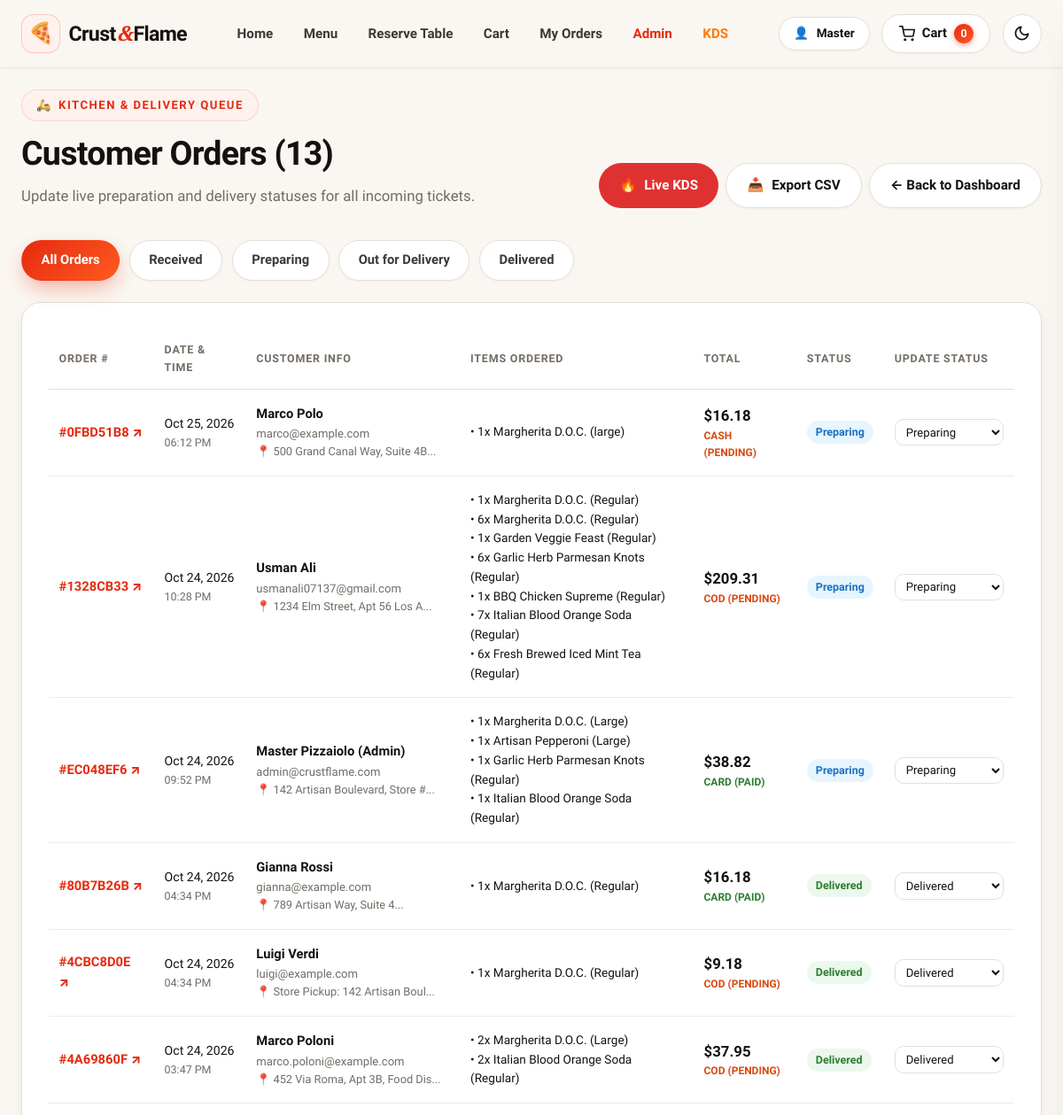
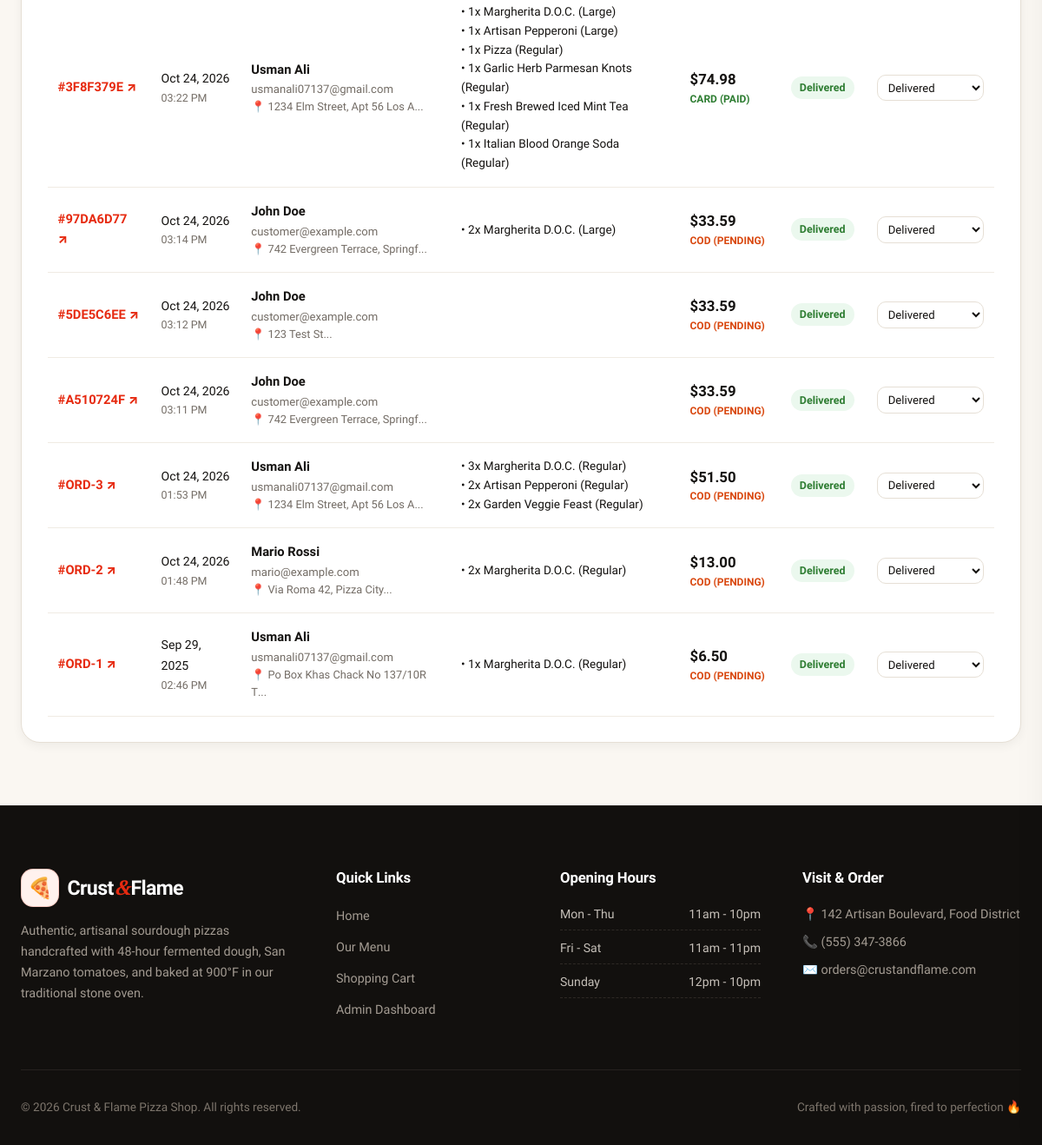
Page /admin/orders (signed in) on the committed database (2 pictures, top to bottom).
### app/models/user.py (models this page shows, shortened)
class User(Base):
    __tablename__ = "users"
    id = Column(Integer, primary_key=True, index=True)
    email = Column(String(120), unique=True, index=True, nullable=False)
    hashed_password = Column(String(255), nullable=False)
    full_name = Column(String(100), nullable=False)
    phone = Column(String(30), nullable=True)
    address = Column(String(255), nullable=True)
    role = Column(String(20), default="customer", nullable=False)  # 'customer', 'staff', 'admin'
    loyalty_points = Column(Integer, default=100, nullable=False)
    is_active = Column(Boolean, default=True, nullable=False)
    created_at = Column(DateTime, default=datetime.utcnow)
    orders = relationship("Order", back_populates="user", cascade="all, delete-orphan")
    reviews = relationship("Review", back_populates="user", cascade="all, delete-orphan")
    reservations = relationship("Reservation", back_populates="user", cascade="all, delete-orphan")

### app/models/order.py (models this page shows, shortened)
class Order(Base):
    __tablename__ = "orders"
    id = Column(Integer, primary_key=True, index=True)
    order_number = Column(String(36), unique=True, index=True, default=lambda: str(uuid.uuid4())[:8].upper())
    user_id = Column(Integer, ForeignKey("users.id", ondelete="SET NULL"), nullable=True)
    customer_name = Column(String(100), nullable=False)
    customer_email = Column(String(100), nullable=False)
    customer_phone = Column(String(30), nullable=True)
    address = Column(Text, nullable=False)
    delivery_notes = Column(Text, nullable=True)
    subtotal = Column(Float, default=0.0)
    tax = Column(Float, default=0.0)
    delivery_fee = Column(Float, default=0.0)
    discount = Column(Float, default=0.0)
    tip_amount = Column(Float, default=0.0)
    total = Column(Float, default=0.0)
    coupon_code = Column(String(50), nullable=True)
    points_earned = Column(Integer, default=0)
    points_redeemed = Column(Integer, default=0)
    order_type = Column(String(20), default="delivery")  # 'delivery' or 'pickup'
    scheduled_time = Column(String(50), nullable=True)  # 'ASAP' or 'Today at 7:30 PM'
    driver_name = Column(String(50), default="Marco Rossi")
    driver_phone = Column(String(30), default="+1 (555) 234-8901")
    driver_vehicle = Column(String(50), default="Red Piaggio Vespa (FL-902)")
    payment_method = Column(String(30), default="cod")  # 'cod', 'card', 'online'
    payment_status = Column(String(30), default="pending")  # 'pending', 'paid', 'refunded'
    status = Column(String(50), default="Received")  # 'Received', 'Preparing', 'Out for Delivery', 'Delivered', 'Cancelled'
    created_at = Column(DateTime, default=datetime.utcnow)
    updated_at = Column(DateTime, default=datetime.utcnow, onupdate=datetime.utcnow)
    user = relationship("User", back_populates="orders")
    items = relationship("OrderItem", back_populates="order", cascade="all, delete-orphan")

class OrderItem(Base):
    __tablename__ = "order_items"
    id = Column(Integer, primary_key=True, index=True)
    order_id = Column(Integer, ForeignKey("orders.id", ondelete="CASCADE"), nullable=False)
    menu_item_id = Column(Integer, ForeignKey("menu_items.id"), nullable=True)
    pizza_id = Column(Integer, nullable=True)  # legacy column support
    crust_id = Column(Integer, ForeignKey("crusts.id"), nullable=True)
    size = Column(String(20), default="Regular")  # Small, Medium, Large, Regular
    quantity = Column(Integer, default=1)
    price = Column(Float, nullable=False, default=0.0)  # legacy column & price
    unit_price = Column(Float, nullable=True, default=0.0)
    line_total = Column(Float, default=0.0)
    special_instructions = Column(String(200), nullable=True)
    split_mode = Column(String(20), default="whole")  # 'whole' or 'half_half'
    sauce = Column(String(50), default="San Marzano Tomato")
    cheese_style = Column(String(50), default="Fior di Latte")
    half_left_details = Column(Text, nullable=True)
    half_right_details = Column(Text, nullable=True)
    order = relationship("Order", back_populates="items")
    menu_item = relationship("MenuItem", foreign_keys=[menu_item_id], back_populates="order_items")
    crust = relationship("Crust")
    toppings = relationship("OrderItemTopping", back_populates="order_item", cascade="all, delete-orphan")

### app/models/menu.py (models this page shows, shortened)
class MenuItem(Base):
    __tablename__ = "menu_items"
    id = Column(Integer, primary_key=True, index=True)
    name = Column(String(100), unique=True, nullable=False)
    slug = Column(String(100), unique=True, index=True, nullable=False)
    description = Column(Text, default="")
    base_price = Column(Float, nullable=False)
    category_id = Column(Integer, ForeignKey("categories.id"), nullable=False)
    image_filename = Column(String(255), default="default_pizza.jpeg")
    is_vegetarian = Column(Boolean, default=False)
    is_spicy = Column(Boolean, default=False)
    is_featured = Column(Boolean, default=False)
    is_available = Column(Boolean, default=True)
    created_at = Column(DateTime, default=datetime.utcnow)
    category = relationship("Category", back_populates="items")
    order_items = relationship("OrderItem", back_populates="menu_item")
    reviews = relationship("Review", back_populates="menu_item", cascade="all, delete-orphan")

### app/routers/admin.py (the view)
@router.get("/orders", response_class=HTMLResponse)
def admin_orders(
    request: Request,
    status_filter: Optional[str] = None,
    current_user: User = Depends(require_role(["admin", "staff"])),
    db: Session = Depends(get_db)
):
    query = db.query(Order)
    if status_filter and status_filter != "all":
        query = query.filter(Order.status == status_filter)
    orders = query.order_by(Order.created_at.desc()).all()
    return templates.TemplateResponse(
        "admin/orders.html",
        {
            "request": request,
            "user": current_user,
            "orders": orders,
            "current_filter": status_filter or "all"
        }
    )

### app/templates/admin/orders.html (shortened to what this page needs)
{% extends "base.html" %}
{% block content %}
<div class="admin-header">
  <div>
    <div class="section-tag">
      <span>🛵</span> Kitchen & Delivery Queue
    </div>
    <h1 class="section-title">Customer Orders ({{ orders|length }})</h1>
    <p class="section-subtitle">
      Update live preparation and delivery statuses for all incoming tickets.
    </p>
  </div>
  <div style="display: flex; gap: 0.5rem; flex-wrap: wrap;">
    <a href="/admin/kds" target="_blank" class="btn btn-dark" style="background: #E03131; color: #fff;">
      <span>🔥</span> Live KDS
    </a>
    <a href="/admin/orders/export-csv" class="btn btn-secondary">
      <span>📥</span> Export CSV
    </a>
    <a href="/admin" class="btn btn-secondary">&larr; Back to Dashboard</a>
  </div>
</div>
<div class="menu-filter-bar" style="justify-content: flex-start; margin-bottom: 1.5rem;">
  <a href="/admin/orders" class="filter-btn {{ 'active' if current_filter == 'all' else '' }}">All Orders</a>
  <a href="/admin/orders?status_filter=Received" class="filter-btn {{ 'active' if current_filter == 'Received' else '' }}">Received</a>
  <a href="/admin/orders?status_filter=Preparing" class="filter-btn {{ 'active' if current_filter == 'Preparing' else '' }}">Preparing</a>
  <a href="/admin/orders?status_filter=Out+for+Delivery" class="filter-btn {{ 'active' if current_filter == 'Out for Delivery' else '' }}">Out for Delivery</a>
  <a href="/admin/orders?status_filter=Delivered" class="filter-btn {{ 'active' if current_filter == 'Delivered' else '' }}">Delivered</a>
</div>
<div class="admin-card">
  <div class="table-responsive">
    <table class="admin-table">
      <thead>
        <tr>
          <th>Order #</th>
          <th>Date & Time</th>
          <th>Customer Info</th>
          <th>Items Ordered</th>
          <th>Total</th>
          <th>Status</th>
          <th>Update Status</th>
        </tr>
      </thead>
      <tbody>
        {% for ord in orders %}
          <tr>
            <td>
              <a href="/orders/{{ ord.id }}" target="_blank" style="font-weight: 800; color: var(--primary);">
                #{{ ord.order_number or ord.id }} &nearr;
              </a>
            </td>
            <td>
              <span style="font-size: 0.88rem;">{{ ord.created_at.strftime('%b %d, %Y') }}</span>
              <div style="font-size: 0.78rem; color: var(--text-muted);">{{ ord.created_at.strftime('%I:%M %p') }}</div>
            </td>
            <td>
              <strong>{{ ord.customer_name }}</strong>
              <div style="font-size: 0.82rem; color: var(--text-muted);">{{ ord.customer_email }}</div>
              <div style="font-size: 0.8rem; color: var(--text-muted);">📍 {{ ord.address[:30] }}...</div>
            </td>
            <td>
              <div style="font-size: 0.85rem; max-width: 250px;">
                {% for it in ord.items %}
                  <div>&bull; {{ it.quantity }}x {{ it.menu_item.name if it.menu_item else 'Pizza' }} ({{ it.size }})</div>
                {% endfor %}
              </div>
            </td>
            <td>
              <strong style="font-size: 1.05rem;">${{ '%.2f'|format(ord.total) }}</strong>
              <div style="font-size: 0.75rem; text-transform: uppercase; font-weight: 700; color: {{ 'var(--secondary)' if ord.payment_status == 'paid' else '#D9480F' }};">
                {{ ord.payment_method.upper() }} ({{ ord.payment_status }})
              </div>
            </td>
            <td>
              {% set st = ord.status %}
              <span style="display: inline-block; font-size: 0.78rem; font-weight: 700; padding: 3px 10px; border-radius: var(--radius-full);
                {% if st == 'Delivered' %}background: var(--secondary-soft); color: var(--secondary);
                {% elif st == 'Out for Delivery' %}background: #FFF4E6; color: #D9480F;
                {% elif st == 'Preparing' %}background: #E7F5FF; color: #1971C2;
                {% else %}background: var(--primary-soft); color: var(--primary);{% endif %}">
                {{ ord.status }}
              </span>
            </td>
            <td>
              <form method="post" action="/admin/orders/{{ ord.id }}/status" style="display: flex; flex-direction: column; gap: 4px;">
                <select name="status" class="form-control" style="font-size: 0.82rem; padding: 0.35rem 0.5rem;" onchange="this.form.submit()">
                  <option value="Preparing" {% if ord.status == 'Preparing' %}selected{% endif %}>Preparing</option>
                  <option value="Delivered" {% if ord.status == 'Delivered' %}selected{% endif %}>Delivered</option>
                </select>
              </form>
            </td>
          </tr>
        {% else %}
          <tr>
            <td colspan="7" style="text-align: center; color: var(--text-muted); padding: 3rem;">
              No orders found for this status.
            </td>
          </tr>
        {% endfor %}
      </tbody>
    </table>
  </div>
</div>
{% endblock %}

### app/templates/base.html (shortened to what this page needs)
<!DOCTYPE html>
<html lang="en">
  <head>
    <link rel="stylesheet" href="/static/css/main.css" />
  </head>
  <body>
    <div class="site-wrapper">
      <header class="site-header">
        <div class="container">
          <nav class="navbar">
            <a class="brand" href="/" title="Crust & Flame Pizza Shop">
              <span class="brand-icon">🍕</span>
              <span>Crust<span class="brand-highlight">&</span>Flame</span>
            </a>
            <ul class="nav-links">
              <li><a class="nav-link" href="/">Home</a></li>
              <li><a class="nav-link" href="/#menu">Menu</a></li>
              <li><a class="nav-link" href="/reserve">Reserve Table</a></li>
              <li><a class="nav-link" href="/cart">Cart</a></li>
              {% if user or (request.state.user is defined and request.state.user) %}
                {% set u = user or request.state.user %}
                <li><a class="nav-link" href="/profile">My Orders</a></li>
                {% if u.is_staff() %}
                  <li><a class="nav-link" href="/admin" style="color: var(--primary); font-weight: 700;">Admin</a></li>
                  <li><a class="nav-link" href="/admin/kds" style="color: var(--accent); font-weight: 700;" target="_blank">KDS</a></li>
                {% endif %}
              {% endif %}
            </ul>
            <div class="nav-actions">
              {% if user or (request.state.user is defined and request.state.user) %}
                {% set u = user or request.state.user %}
                <a href="/profile" class="btn btn-sm btn-secondary" title="View Profile">
                  <span>👤</span> <span>{{ u.full_name.split(' ')[0] }}</span>
                </a>
              {% else %}
                <a href="/auth/login" class="btn btn-sm btn-secondary" title="Sign In">
                  <span>🔐</span> <span>Sign In</span>
                </a>
              {% endif %}
              <a class="cart-btn" href="/cart" id="header-cart-btn" title="View Cart">
                <svg width="18" height="18" viewBox="0 0 24 24" fill="none" stroke="currentColor" stroke-width="2.2" stroke-linecap="round" stroke-linejoin="round">
                  <circle cx="9" cy="21" r="1"></circle>
                  <circle cx="20" cy="21" r="1"></circle>
                  <path d="M1 1h4l2.68 13.39a2 2 0 0 0 2 1.61h9.72a2 2 0 0 0 2-1.61L23 6H6"></path>
                </svg>
                <span>Cart</span>
                <span class="cart-badge" id="cart-count">0</span>
              </a>
              <button
                class="theme-toggle-btn"
                id="theme-toggle"
                aria-label="Toggle dark / light theme"
                title="Switch to Dark Mode"
                type="button"
              >
                <span class="theme-icon moon-icon" aria-hidden="true">
                  <svg width="19" height="19" viewBox="0 0 24 24" fill="none" stroke="currentColor" stroke-width="2.2" stroke-linecap="round" stroke-linejoin="round">
                    <path d="M21 12.79A9 9 0 1 1 11.21 3 7 7 0 0 0 21 12.79z"></path>
                  </svg>
                </span>
              </button>
            </div>
          </nav>
        </div>
      </header>
      <main class="main-content">
        <div class="container">
          {% block content %}{% endblock %}
        </div>
      </main>
      <footer class="site-footer">
        <div class="container">
          <div class="footer-grid">
            <div class="footer-col">
              <a class="brand" href="/" style="color: #fff; margin-bottom: 1rem;">
                <span class="brand-icon">🍕</span>
                <span>Crust<span class="brand-highlight">&</span>Flame</span>
              </a>
              <p>
                Authentic, artisanal sourdough pizzas handcrafted with 48-hour fermented dough,
                San Marzano tomatoes, and baked at 900°F in our traditional stone oven.
              </p>
            </div>
            <div class="footer-col">
              <h4>Quick Links</h4>
              <ul class="footer-links">
                <li><a href="/">Home</a></li>
                <li><a href="/#menu">Our Menu</a></li>
                <li><a href="/cart">Shopping Cart</a></li>
                <li><a href="/admin/pizzas">Admin Dashboard</a></li>
              </ul>
            </div>
            <div class="footer-col">
              <h4>Opening Hours</h4>
              <ul class="footer-hours-list">
                <li><span>Mon - Thu</span> <span>11am - 10pm</span></li>
                <li><span>Fri - Sat</span> <span>11am - 11pm</span></li>
                <li><span>Sunday</span> <span>12pm - 10pm</span></li>
              </ul>
            </div>
            <div class="footer-col">
              <h4>Visit & Order</h4>
              <p>📍 142 Artisan Boulevard, Food District</p>
              <p style="margin-top: 0.5rem;">📞 (555) 347-3866</p>
              <p style="margin-top: 0.5rem;">✉️ orders@crustandflame.com</p>
            </div>
          </div>
          <div class="footer-bottom">
            <p>&copy; 2026 Crust & Flame Pizza Shop. All rights reserved.</p>
            <p>Crafted with passion, fired to perfection 🔥</p>
          </div>
        </div>
      </footer>
    </div>
  </body>
</html>

### rows in the picture
User: full_name "Master"
Order: order_number "0FBD51B8", created_at "Oct 25, 2026", created_at "06:12 PM", customer_name "Marco Polo", customer_email "marco@example.com", address "500 Grand Canal Way, Suite 4B", total "16.18", payment_method "CASH", payment_status "PENDING", status "Preparing"
OrderItem: quantity "1", menu_item "Margherita D.O.C.", size "large"
Order: order_number "1328CB33", created_at "Oct 24, 2026", created_at "10:28 PM", customer_name "Usman Ali", customer_email "usmanali07137@gmail.com", address "1234 Elm Street, Apt 56 Los A", total "209.31", payment_method "COD", payment_status "PENDING", status "Preparing"
OrderItem: quantity "1", menu_item "Margherita D.O.C.", size "Regular"
OrderItem: quantity "6", menu_item "Margherita D.O.C.", size "Regular"
OrderItem: quantity "1", menu_item "Garden Veggie Feast", size "Regular"
OrderItem: quantity "6", menu_item "Garlic Herb Parmesan Knots", size "Regular"
OrderItem: quantity "1", menu_item "BBQ Chicken Supreme", size "Regular"
OrderItem: quantity "7", menu_item "Italian Blood Orange Soda", size "Regular"
OrderItem: quantity "6", menu_item "Fresh Brewed Iced Mint Tea", size "Regular"
Order: order_number "EC048EF6", created_at "Oct 24, 2026", created_at "09:52 PM", customer_name "Master Pizzaiolo (Admin)", customer_email "admin@crustflame.com", address "142 Artisan Boulevard, Store #", total "38.82", payment_method "CARD", payment_status "PAID", status "Preparing"
OrderItem: quantity "1", menu_item "Margherita D.O.C.", size "Large"
OrderItem: quantity "1", menu_item "Artisan Pepperoni", size "Large"
OrderItem: quantity "1", menu_item "Garlic Herb Parmesan Knots", size "Regular"
OrderItem: quantity "1", menu_item "Italian Blood Orange Soda", size "Regular"
Order: order_number "80B7B26B", created_at "Oct 24, 2026", created_at "04:34 PM", customer_name "Gianna Rossi", customer_email "gianna@example.com", address "789 Artisan Way, Suite 4", total "16.18", payment_method "CARD", payment_status "PAID", status "Delivered"
OrderItem: quantity "1", menu_item "Margherita D.O.C.", size "Regular"
Order: order_number "4CBC8D0E", created_at "Oct 24, 2026", created_at "04:34 PM", customer_name "Luigi Verdi", customer_email "luigi@example.com", address "Store Pickup: 142 Artisan Boul", total "9.18", payment_method "COD", payment_status "PENDING", status "Delivered"
OrderItem: quantity "1", menu_item "Margherita D.O.C.", size "Regular"
Order: order_number "4A69860F", created_at "Oct 24, 2026", created_at "03:47 PM", customer_name "Marco Poloni", customer_email "marco.poloni@example.com", address "452 Via Roma, Apt 3B, Food Dis", total "37.95", payment_method "COD", payment_status "PENDING", status "Delivered"
OrderItem: quantity "2", menu_item "Margherita D.O.C.", size "Large"
OrderItem: quantity "2", menu_item "Italian Blood Orange Soda", size "Regular"
Order: order_number "3F8F379E", created_at "Oct 24, 2026", created_at "03:22 PM", customer_name "Usman Ali", customer_email "usmanali07137@gmail.com", address "1234 Elm Street, Apt 56 Los A", total "74.98", payment_method "CARD", payment_status "PAID", status "Delivered"
OrderItem: quantity "1", menu_item "Margherita D.O.C.", size "Large"
OrderItem: quantity "1", menu_item "Artisan Pepperoni", size "Large"
OrderItem: quantity "1", menu_item "Pizza", size "Regular"
OrderItem: quantity "1", menu_item "Garlic Herb Parmesan Knots", size "Regular"
OrderItem: quantity "1", menu_item "Fresh Brewed Iced Mint Tea", size "Regular"
OrderItem: quantity "1", menu_item "Italian Blood Orange Soda", size "Regular"
Order: order_number "97DA6D77", created_at "Oct 24, 2026", created_at "03:14 PM", customer_name "John Doe", customer_email "customer@example.com", address "742 Evergreen Terrace, Springf", total "33.59", payment_method "COD", payment_status "PENDING", status "Delivered"
OrderItem: quantity "2", menu_item "Margherita D.O.C.", size "Large"
Order: order_number "5DE5C6EE", created_at "Oct 24, 2026", created_at "03:12 PM", customer_name "John Doe", customer_email "customer@example.com", address "123 Test St", total "33.59", payment_method "COD", payment_status "PENDING", status "Delivered"
Order: order_number "A510724F", created_at "Oct 24, 2026", created_at "03:11 PM", customer_name "John Doe", customer_email "customer@example.com", address "742 Evergreen Terrace, Springf", total "33.59", payment_method "COD", payment_status "PENDING", status "Delivered"
Order: order_number "ORD-3", created_at "Oct 24, 2026", created_at "01:53 PM", customer_name "Usman Ali", customer_email "usmanali07137@gmail.com", address "1234 Elm Street, Apt 56 Los A", total "51.50", payment_method "COD", payment_status "PENDING", status "Delivered"
OrderItem: quantity "3", menu_item "Margherita D.O.C.", size "Regular"
OrderItem: quantity "2", menu_item "Artisan Pepperoni", size "Regular"
OrderItem: quantity "2", menu_item "Garden Veggie Feast", size "Regular"
Order: order_number "ORD-2", created_at "Oct 24, 2026", created_at "01:48 PM", customer_name "Mario Rossi", customer_email "mario@example.com", address "Via Roma 42, Pizza City", total "13.00", payment_method "COD", payment_status "PENDING", status "Delivered"
OrderItem: quantity "2", menu_item "Margherita D.O.C.", size "Regular"
Order: order_number "ORD-1", created_at "Sep 29, 2025", created_at "02:46 PM", customer_name "Usman Ali", customer_email "usmanali07137@gmail.com", address "Po Box Khas Chack No 137/10R T", total "6.50", payment_method "COD", payment_status "PENDING", status "Delivered"
OrderItem: quantity "1", menu_item "Margherita D.O.C.", size "Regular"

### other values in the picture
{{ orders|length }} "13"
